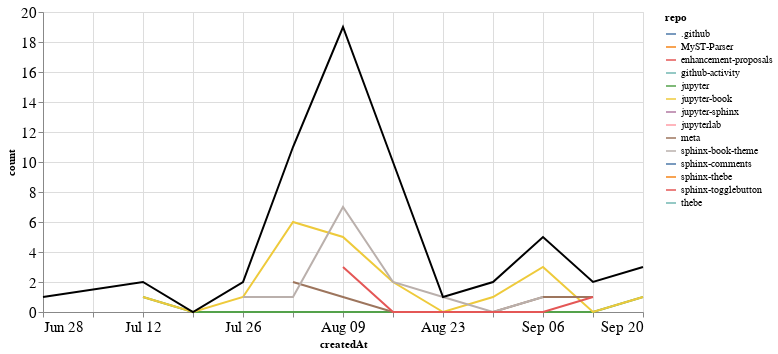

Notebook cell for this chart:
### Markdown cell above
## PRs

### Code cell
prs_time = prs.groupby('repo').resample('W', on='createdAt').count()['author'].reset_index()
prs_time = prs_time.rename(columns={'author': 'count'})
prs_time_total = prs_time.groupby('createdAt').agg({"count": "sum"}).reset_index()

ch1 = alt.Chart(prs_time, width=600).mark_line().encode(
    x='createdAt',
    y='count',
    color='repo',
    tooltip="repo"
)

ch2 = alt.Chart(prs_time_total, width=600).mark_line(color="black").encode(
    x='createdAt',
    y='count',
)

ch1 + ch2

### Figure 1 — Vega-Lite specification as saved in the notebook (floating-point values rounded to 4 significant figures)
{"config": {"axisLeft": {"labelFontSize": 15}, "axisBottom": {"labelFontSize": 15}}, "layer": [{"data": {"name": "data-188063aef26d8f290bc635956dae539d"}, "mark": "line", "encoding": {"color": {"type": "nominal", "field": "repo"}, "tooltip": {"type": "nominal", "field": "repo"}, "x": {"type": "temporal", "field": "createdAt"}, "y": {"type": "quantitative", "field": "count"}}, "width": 600}, {"data": {"name": "data-880b475b8d48e281a126b3c55a836b53"}, "mark": {"type": "line", "color": "black"}, "encoding": {"x": {"type": "temporal", "field": "createdAt"}, "y": {"type": "quantitative", "field": "count"}}, "width": 600}], "$schema": "https://vega.github.io/schema/vega-lite/v4.8.1.json", "datasets": {"data-188063aef26d8f290bc635956dae539d": [{"repo": ".github", "createdAt": "2020-08-02T00:00:00", "count": 2}, {"repo": "MyST-Parser", "createdAt": "2020-09-20T00:00:00", "count": 1}, {"repo": "enhancement-proposals", "createdAt": "2020-08-30T00:00:00", "count": 1}, {"repo": "github-activity", "createdAt": "2020-08-09T00:00:00", "count": 2}, {"repo": "jupyter", "createdAt": "2020-07-12T00:00:00", "count": 1}, {"repo": "jupyter", "createdAt": "2020-07-19T00:00:00", "count": 0}, {"repo": "jupyter", "createdAt": "2020-07-26T00:00:00", "count": 0}, {"repo": "jupyter", "createdAt": "2020-08-02T00:00:00", "count": 0}, {"repo": "jupyter", "createdAt": "2020-08-09T00:00:00", "count": 0}, {"repo": "jupyter", "createdAt": "2020-08-16T00:00:00", "count": 0}, {"repo": "jupyter", "createdAt": "2020-08-23T00:00:00", "count": 0}, {"repo": "jupyter", "createdAt": "2020-08-30T00:00:00", "count": 0}, {"repo": "jupyter", "createdAt": "2020-09-06T00:00:00", "count": 0}, {"repo": "jupyter", "createdAt": "2020-09-13T00:00:00", "count": 0}, {"repo": "jupyter", "createdAt": "2020-09-20T00:00:00", "count": 1}, {"repo": "jupyter-book", "createdAt": "2020-07-12T00:00:00", "count": 1}, {"repo": "jupyter-book", "createdAt": "2020-07-19T00:00:00", "count": 0}, {"repo": "jupyter-book", "createdAt": "2020-07-26T00:00:00", "count": 1}, {"repo": "jupyter-book", "createdAt": "2020-08-02T00:00:00", "count": 6}, {"repo": "jupyter-book", "createdAt": "2020-08-09T00:00:00", "count": 5}, {"repo": "jupyter-book", "createdAt": "2020-08-16T00:00:00", "count": 2}, {"repo": "jupyter-book", "createdAt": "2020-08-23T00:00:00", "count": 0}, {"repo": "jupyter-book", "createdAt": "2020-08-30T00:00:00", "count": 1}, {"repo": "jupyter-book", "createdAt": "2020-09-06T00:00:00", "count": 3}, {"repo": "jupyter-book", "createdAt": "2020-09-13T00:00:00", "count": 0}, {"repo": "jupyter-book", "createdAt": "2020-09-20T00:00:00", "count": 1}, {"repo": "jupyter-sphinx", "createdAt": "2020-06-28T00:00:00", "count": 1}, {"repo": "jupyterlab", "createdAt": "2020-08-09T00:00:00", "count": 1}, {"repo": "meta", "createdAt": "2020-08-02T00:00:00", "count": 2}, {"repo": "meta", "createdAt": "2020-08-09T00:00:00", "count": 1}, {"repo": "meta", "createdAt": "2020-08-16T00:00:00", "count": 0}, {"repo": "meta", "createdAt": "2020-08-23T00:00:00", "count": 0}, {"repo": "meta", "createdAt": "2020-08-30T00:00:00", "count": 0}, {"repo": "meta", "createdAt": "2020-09-06T00:00:00", "count": 1}, {"repo": "meta", "createdAt": "2020-09-13T00:00:00", "count": 1}, {"repo": "sphinx-book-theme", "createdAt": "2020-07-26T00:00:00", "count": 1}, {"repo": "sphinx-book-theme", "createdAt": "2020-08-02T00:00:00", "count": 1}, {"repo": "sphinx-book-theme", "createdAt": "2020-08-09T00:00:00", "count": 7}, {"repo": "sphinx-book-theme", "createdAt": "2020-08-16T00:00:00", "count": 2}, {"repo": "sphinx-book-theme", "createdAt": "2020-08-23T00:00:00", "count": 1}, {"repo": "sphinx-book-theme", "createdAt": "2020-08-30T00:00:00", "count": 0}, {"repo": "sphinx-book-theme", "createdAt": "2020-09-06T00:00:00", "count": 1}, {"repo": "sphinx-comments", "createdAt": "2020-08-16T00:00:00", "count": 4}, {"repo": "sphinx-thebe", "createdAt": "2020-08-16T00:00:00", "count": 1}, {"repo": "sphinx-togglebutton", "createdAt": "2020-08-09T00:00:00", "count": 3}, {"repo": "sphinx-togglebutton", "createdAt": "2020-08-16T00:00:00", "count": 0}, {"repo": "sphinx-togglebutton", "createdAt": "2020-08-23T00:00:00", "count": 0}, {"repo": "sphinx-togglebutton", "createdAt": "2020-08-30T00:00:00", "count": 0}, {"repo": "sphinx-togglebutton", "createdAt": "2020-09-06T00:00:00", "count": 0}, {"repo": "sphinx-togglebutton", "createdAt": "2020-09-13T00:00:00", "count": 1}, {"repo": "thebe", "createdAt": "2020-08-16T00:00:00", "count": 1}], "data-880b475b8d48e281a126b3c55a836b53": [{"createdAt": "2020-06-28T00:00:00", "count": 1}, {"createdAt": "2020-07-12T00:00:00", "count": 2}, {"createdAt": "2020-07-19T00:00:00", "count": 0}, {"createdAt": "2020-07-26T00:00:00", "count": 2}, {"createdAt": "2020-08-02T00:00:00", "count": 11}, {"createdAt": "2020-08-09T00:00:00", "count": 19}, {"createdAt": "2020-08-16T00:00:00", "count": 10}, {"createdAt": "2020-08-23T00:00:00", "count": 1}, {"createdAt": "2020-08-30T00:00:00", "count": 2}, {"createdAt": "2020-09-06T00:00:00", "count": 5}, {"createdAt": "2020-09-13T00:00:00", "count": 2}, {"createdAt": "2020-09-20T00:00:00", "count": 3}]}}
